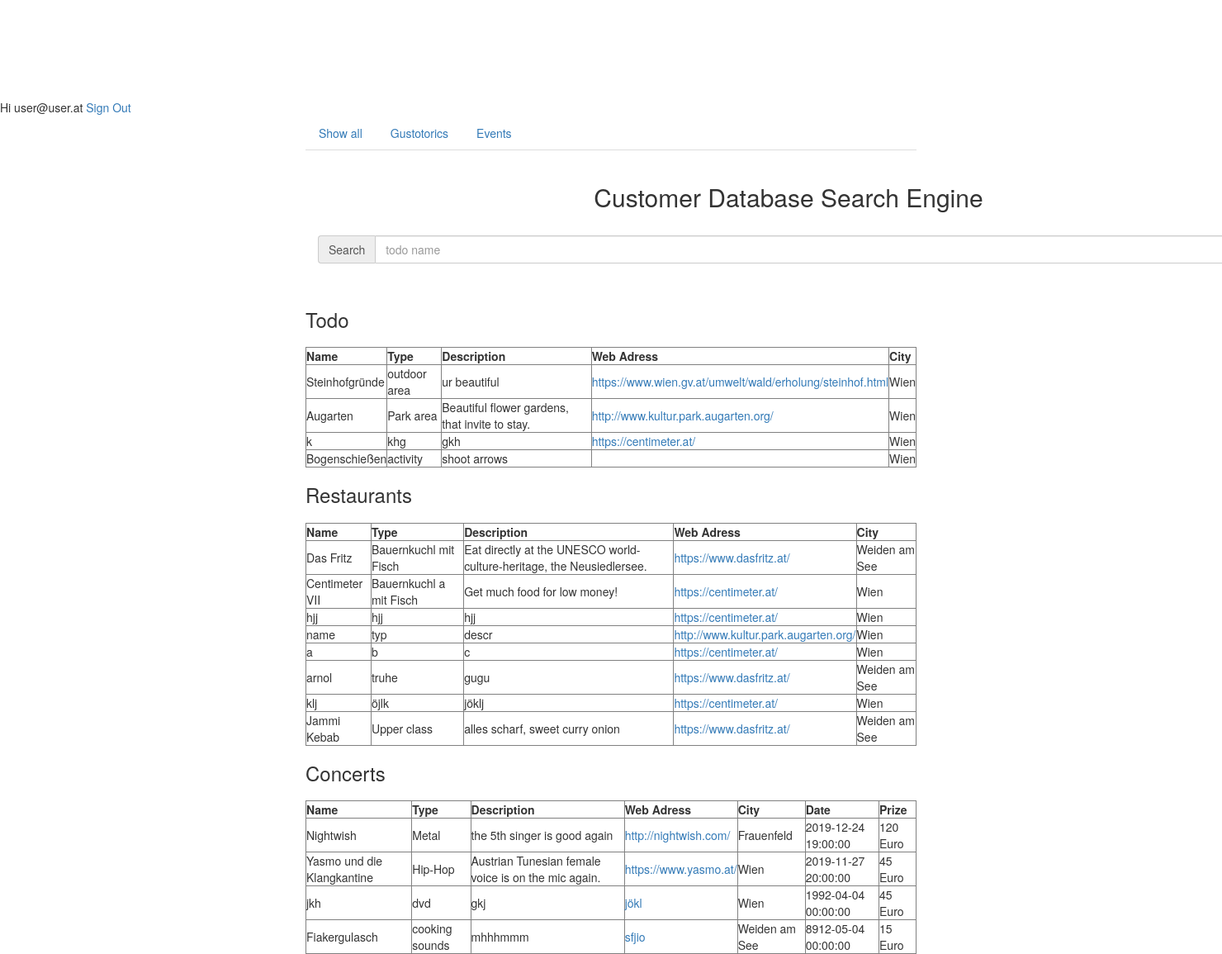
/crud/index.php (signed in), run on the app's committed database.
### tables this page shows
CREATE TABLE `users` (
  `user_id` int(11) NOT NULL,
  `user_name` varchar(30) NOT NULL,
  `user_email` varchar(60) DEFAULT NULL,
  `user_pass` varchar(255) NOT NULL,
  `user_role` enum('user','admin') DEFAULT 'user'
);

CREATE TABLE `todo` (
  `tod_id` int(11) NOT NULL,
  `tod_name` varchar(255) DEFAULT NULL,
  `tod_type` varchar(255) DEFAULT NULL,
  `tod_descr` varchar(255) DEFAULT NULL,
  `tod_web` varchar(255) DEFAULT NULL,
  `tod_adr` int(11) DEFAULT NULL
);

CREATE TABLE `adresses` (
  `adr_id` int(11) NOT NULL,
  `adr_zip` varchar(255) DEFAULT NULL,
  `adr_city` varchar(255) DEFAULT NULL,
  `adr_street` varchar(255) DEFAULT NULL,
  `adr_web` varchar(255) DEFAULT NULL,
  `adr_tel` varchar(30) DEFAULT NULL
);

CREATE TABLE `restaurant` (
  `res_id` int(11) NOT NULL,
  `res_name` varchar(255) DEFAULT NULL,
  `res_type` varchar(255) DEFAULT NULL,
  `res_descr` varchar(255) DEFAULT NULL,
  `res_adr` int(11) DEFAULT NULL
);

CREATE TABLE `concerts` (
  `con_id` int(11) NOT NULL,
  `con_name` varchar(255) DEFAULT NULL,
  `con_type` varchar(255) DEFAULT NULL,
  `con_descr` varchar(255) DEFAULT NULL,
  `con_web` varchar(255) DEFAULT NULL,
  `con_adr` int(11) DEFAULT NULL,
  `con_date` datetime DEFAULT NULL,
  `con_prize` varchar(255) DEFAULT NULL,
  `con_creation_date` datetime NOT NULL DEFAULT current_timestamp()
);

### crud/index.php (the view, shortened to what this page needs)
<?php
require_once 'actions/db_connect.php';
$res=mysqli_query($conn, "SELECT * FROM users WHERE user_Id=".$_SESSION['user']);
$userRow=mysqli_fetch_array($res, MYSQLI_ASSOC);
?>
<!DOCTYPE html>
<html>
<head>
  <link href="https://maxcdn.bootstrapcdn.com/bootstrap/3.3.6/css/bootstrap.min.css" rel="stylesheet" />
</head>
<body>
     <div id="map"></div>
          Hi <?php echo $userRow['user_email']; ?>
           <a  href="..\login\logout.php?logout">Sign Out</a>
<div class ="manageUser">
<ul class="nav nav-tabs">
  <li class="nav-item">
    <a class="nav-link active" href="index.php">Show all</a>
  </li>
  <li class="nav-item">
    <a class="nav-link" href="restaurants.php">Gustotorics</a>
  </li>
  <li class="nav-item">
    <a class="nav-link" href="events.php">Events</a>
  </li>
</ul>
 <div class="container">
   <br />
   <h2 align="center">Customer Database Search Engine</h2><br />
   <div class="form-group">
    <div class="input-group">
     <span class="input-group-addon">Search</span>
     <input type="text" name="search_text" id="search_text" placeholder="todo name" class="form-control" />
    </div>
   </div>
   <br />
  </div>
 </body>
</html>
<h3>Todo</h3>
   <table  border="1" cellspacing= "0" cellpadding="0">
       <thead>
           <tr>
               <th>Name</th>
               <th >Type</th>
               <th >Description</th>
               <th >Web Adress</th>
               <th >City</th>
           </tr>
       </thead>
       <tbody>
            <?php
           $sql = "SELECT * FROM todo Join adresses on adresses.adr_id = todo.tod_adr";
           $result = $conn->query($sql);
            if($result->num_rows > 0) {
                while($row = $result->fetch_array()) {
                   echo  "<tr>
                   <td>" .$row['tod_name']."</td>
                       <td>" .$row['tod_type']."</td>
                       <td>" .$row['tod_descr']."</td>
                        <td><a href='".$row['adr_web']."'>" .$row['adr_web']."</a></td>
                        <td>" .$row['adr_city']."</td>
                   </tr>" ;
               }
           } else  {
               echo  "<tr><td colspan='5'><center>No Data Avaliable</center></td></tr>";
           }
            ?>
       </tbody>
   </table>
<h3>Restaurants</h3>
   <table  border="1" cellspacing= "0" cellpadding="0">
       <thead>
           <tr>
               <th>Name</th>
               <th >Type</th>
               <th >Description</th>
               <th >Web Adress</th>
               <th >City</th>
           </tr>
       </thead>
       <tbody>
            <?php
           $sql = "SELECT * FROM restaurant Join adresses on adresses.adr_id = restaurant.res_adr";
           $result = $conn->query($sql);
            if($result->num_rows > 0) {
                while($row = $result->fetch_array()) {
                   echo  "<tr>
                   <td>" .$row['res_name']."</td>
                       <td>" .$row['res_type']."</td>
                       <td>" .$row['res_descr']."</td>
                        <td><a href='".$row['adr_web']."'>" .$row['adr_web']."</a></td>
                        <td>" .$row['adr_city']."</td>
                   </tr>" ;
               }
           } else  {
               echo  "<tr><td colspan='5'><center>No Data Avaliable</center></td></tr>";
           }
            ?>
       </tbody>
   </table>
<h3>Concerts</h3>
   <table  border="1" cellspacing= "0" cellpadding="0">
       <thead>
           <tr>
               <th>Name</th>
               <th >Type</th>
               <th >Description</th>
               <th >Web Adress</th>
               <th >City</th>
               <th >Date</th>
               <th >Prize</th>
           </tr>
       </thead>
       <tbody>
            <?php
           $sql = "SELECT * FROM concerts Join adresses on adresses.adr_id = concerts.con_adr";
           $result = $conn->query($sql);
            if($result->num_rows > 0) {
                while($row = $result->fetch_array()) {
                   echo  "<tr>
                   <td>" .$row['con_name']."</td>
                       <td>" .$row['con_type']."</td>
                       <td>" .$row['con_descr']."</td>
                        <td><a href='".$row['con_web']."'>" .$row['con_web']."</a></td>
                        <td>" .$row['adr_city']."</td>
                        <td>" .$row['con_date']."</td>
                        <td>" .$row['con_prize']."</td>
                   </tr>" ;
               }
           } else  {
               echo  "<tr><td colspan='5'><center>No Data Avaliable</center></td></tr>";
           }
            ?>
       </tbody>
   </table>
</body>
</html>

### crud/index.php (style rules this page uses)
.manageUser { width : 50%; margin: auto; }
table { width: 100%; margin-top: 20px; }
#map { height: 15%; }
html, body { height: 100%; margin: 0; padding: 0; }

### data on the page
users: user_email "user@user.at"
todo: tod_name "Steinhofgründe", tod_type "outdoor area", tod_descr "ur beautiful", tod_adr.adr_web "https://www.wien.gv.at/umwelt/wald/erholung/steinhof.html", tod_adr.adr_city "Wien"
todo: tod_name "Augarten", tod_type "Park area", tod_descr "Beautiful flower gardens, that invite to stay.", tod_adr.adr_web "http://www.kultur.park.augarten.org/", tod_adr.adr_city "Wien"
todo: tod_name "k", tod_type "khg", tod_descr "gkh", tod_adr.adr_web "https://centimeter.at/", tod_adr.adr_city "Wien"
todo: tod_name "Bogenschießen", tod_type "activity", tod_descr "shoot arrows", tod_adr.adr_city "Wien"
restaurant: res_name "Das Fritz", res_type "Bauernkuchl mit Fisch", res_descr "Eat directly at the UNESCO world-culture-heritage, the Neusiedlersee.", res_adr.adr_web "https://www.dasfritz.at/", res_adr.adr_city "Weiden am See"
restaurant: res_name "Centimeter VII", res_type "Bauernkuchl a mit Fisch", res_descr "Get much food for low money!", res_adr.adr_web "https://centimeter.at/", res_adr.adr_city "Wien"
restaurant: res_name "hjj", res_type "hjj", res_descr "hjj", res_adr.adr_web "https://centimeter.at/", res_adr.adr_city "Wien"
restaurant: res_name "name", res_type "typ", res_descr "descr", res_adr.adr_web "http://www.kultur.park.augarten.org/", res_adr.adr_city "Wien"
restaurant: res_name "a", res_type "b", res_descr "c", res_adr.adr_web "https://centimeter.at/", res_adr.adr_city "Wien"
restaurant: res_name "arnol", res_type "truhe", res_descr "gugu", res_adr.adr_web "https://www.dasfritz.at/", res_adr.adr_city "Weiden am See"
restaurant: res_name "klj", res_type "öjlk", res_descr "jöklj", res_adr.adr_web "https://centimeter.at/", res_adr.adr_city "Wien"
restaurant: res_name "Jammi Kebab", res_type "Upper class", res_descr "alles scharf, sweet curry onion", res_adr.adr_web "https://www.dasfritz.at/", res_adr.adr_city "Weiden am See"
concerts: con_name "Nightwish", con_type "Metal", con_descr "the 5th singer is good again", con_web "http://nightwish.com/", con_adr.adr_city "Frauenfeld", con_date "2019-12-24 19:00:00", con_prize "120 Euro"
concerts: con_name "Yasmo und die Klangkantine", con_type "Hip-Hop", con_descr "Austrian Tunesian female voice is on the mic again.", con_web "https://www.yasmo.at/", con_adr.adr_city "Wien", con_date "2019-11-27 20:00:00", con_prize "45 Euro"
concerts: con_name "jkh", con_type "dvd", con_descr "gkj", con_web "jökl", con_adr.adr_city "Wien", con_date "1992-04-04 00:00:00", con_prize "45 Euro"
concerts: con_name "Fiakergulasch", con_type "cooking sounds", con_descr "mhhhmmm", con_web "sfjio", con_adr.adr_city "Weiden am See", con_date "8912-05-04 00:00:00", con_prize "15 Euro"
